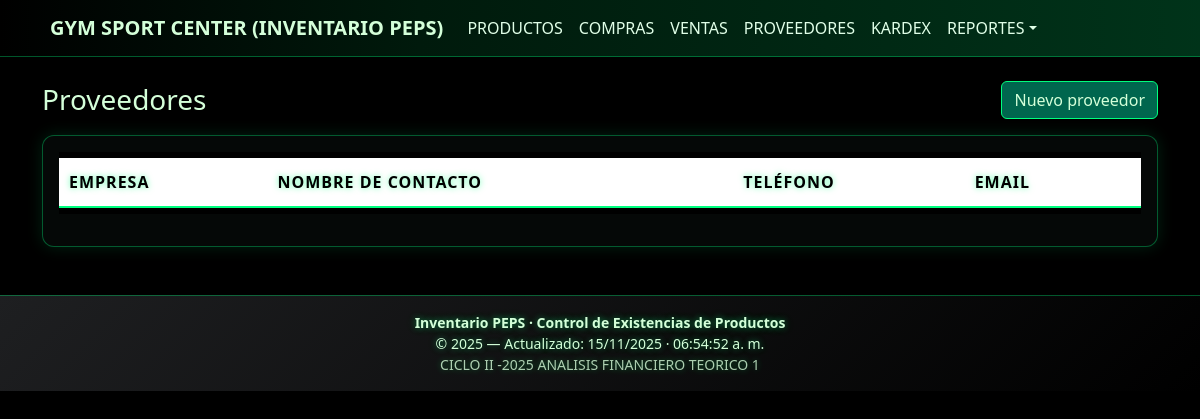
The app's page /index.php?controller=proveedores&action=index, older data.
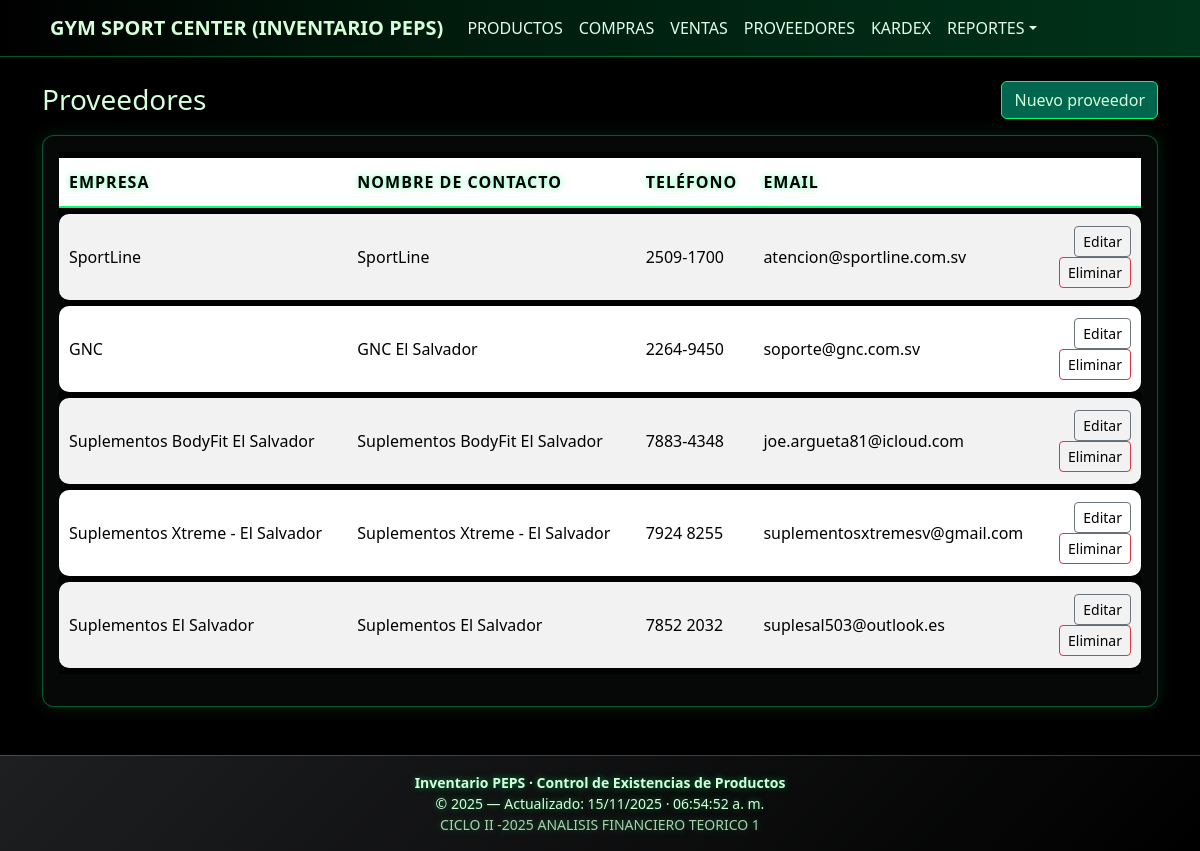
The same page, newer data.
### tables this page shows
CREATE TABLE `proveedor` (
  `id` int(10) UNSIGNED NOT NULL,
  `nombre_empresa` varchar(150) NOT NULL,
  `contacto_nombre` varchar(150) DEFAULT NULL,
  `telefono` varchar(50) DEFAULT NULL,
  `email` varchar(150) DEFAULT NULL,
  `direccion` text DEFAULT NULL,
  `creado_en` timestamp NOT NULL DEFAULT current_timestamp()
);

### app/core/controller.php (called while the page is built, shortened)
<?php
class Controller {
  protected function view($view, $data = []) {
    extract($data);
    require __DIR__ . '/../views/layout/header.php';
    require __DIR__ . '/../views/' . $view . '.php';
    require __DIR__ . '/../views/layout/footer.php';
  }
}

### app/controllers/ProveedoresController.php (called while the page is built, shortened)
<?php
require_once __DIR__ . '/../core/Controller.php';
require_once __DIR__ . '/../models/Proveedor.php';
class ProveedoresController extends Controller {
  public function index() {
    $proveedores = Proveedor::all();
    $this->view('proveedores/proveedores', compact('proveedores'));
  }
}

### index.php (called while the page is built, shortened)
<?php
require_once __DIR__ . '/app/core/controller.php';
$action = $_GET['action'] ?? 'index';
$controller = new $controllerClass();
$controller->$action();

### app/models/Proveedor.php (called while the page is built, shortened)
<?php
class Proveedor {
    public static function all() {
        $pdo = Database::getInstance();
        return $pdo->query("SELECT * FROM proveedor ORDER BY id DESC")->fetchAll();
    }
}

### app/views/proveedores/proveedores.php (the view)
<div class="d-flex justify-content-between align-items-center mb-3">
  <h3 class="m-0">Proveedores</h3>
  <a class="btn btn-primary" href="index.php?controller=proveedores&action=crear">Nuevo proveedor</a>
</div>
<div class="card">
  <div class="card-body table-responsive">
    <table class="table table-striped align-middle">
      <thead>
        <tr>
          <th>Empresa</th>
          <th>Nombre de Contacto</th>
          <th>Teléfono</th>
          <th>Email</th>
          <th style="width:1%;"></th>
        </tr>
      </thead>
      <tbody>
        <?php foreach ($proveedores as $prov): ?>
          <tr>
            <td><?php echo htmlspecialchars($prov['nombre_empresa']); ?></td>
            <td><?php echo htmlspecialchars($prov['contacto_nombre']); ?></td>
            <td><?php echo htmlspecialchars($prov['telefono']); ?></td>
            <td><?php echo htmlspecialchars($prov['email']); ?></td>
            <td class="text-end">
              <a class="btn btn-sm btn-outline-secondary" href="index.php?controller=proveedores&action=editar&id=<?php echo $prov['id']; ?>">Editar</a>
              <a class="btn btn-sm btn-outline-danger"
                 href="index.php?controller=proveedores&action=eliminar&id=<?php echo $prov['id']; ?>"
                 onclick="return confirm('¿Eliminar proveedor? Esto no se puede deshacer.')">
                 Eliminar
              </a>
            </td>
          </tr>
        <?php endforeach; ?>
      </tbody>
    </table>
  </div>
</div>

Row changes from the older to the newer data that the page shows:
added proveedor: nombre_empresa "SportLine", contacto_nombre "SportLine", telefono "2509-1700", email "atencion@sportline.com.sv"
added proveedor: nombre_empresa "GNC", contacto_nombre "GNC El Salvador", telefono "2264-9450", email "soporte@gnc.com.sv"
added proveedor: nombre_empresa "Suplementos BodyFit El Salvador", contacto_nombre "Suplementos BodyFit El Salvador", telefono "7883-4348", email "joe.argueta81@icloud.com"
added proveedor: nombre_empresa "Suplementos Xtreme - El Salvador", contacto_nombre "Suplementos Xtreme - El Salvador", telefono "7924 8255", email "suplementosxtremesv@gmail.com"
added proveedor: nombre_empresa "Suplementos El Salvador", contacto_nombre "Suplementos El Salvador", telefono "7852 2032", email "suplesal503@outlook.es"
